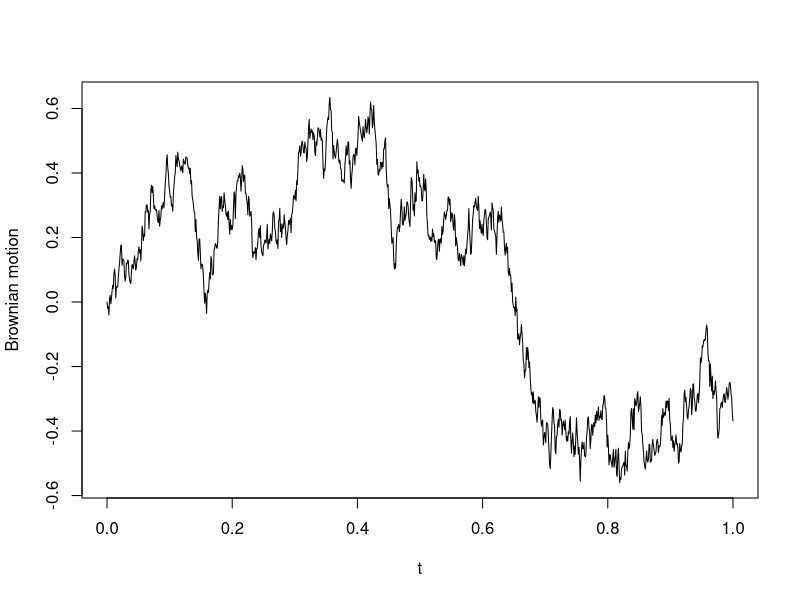
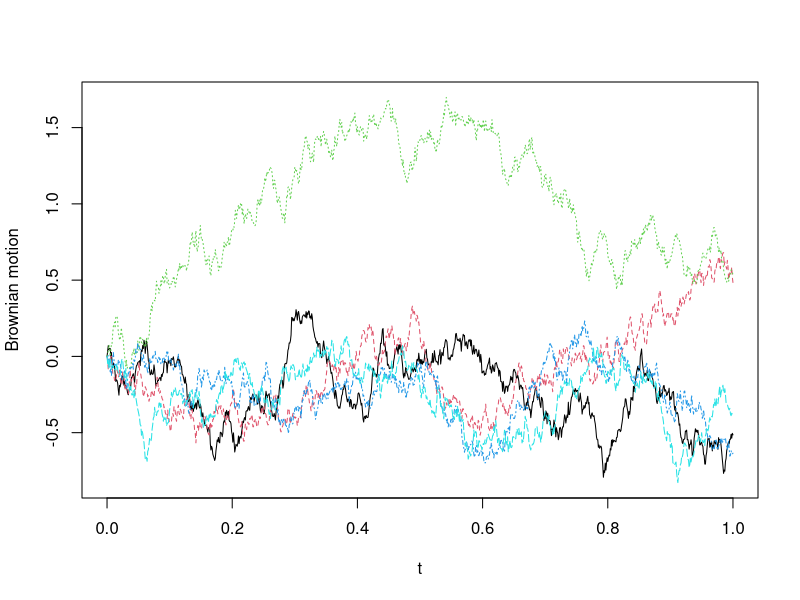
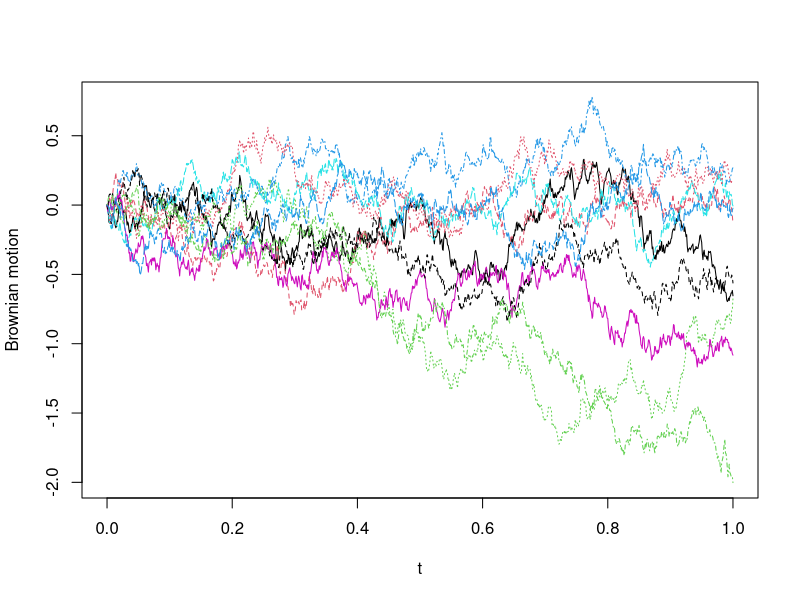
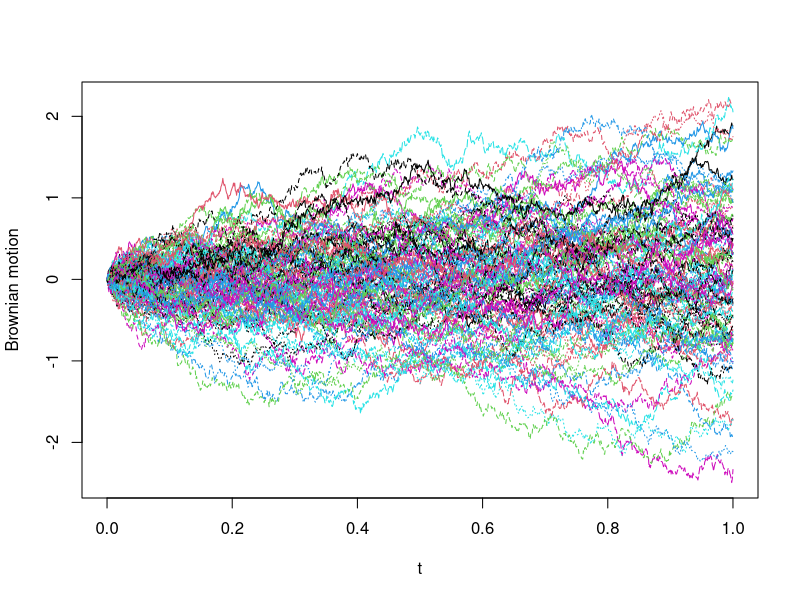

Reproduce these figures in R, in order.
#simulation of BM
BMsim = function(npaths,nSamples)
{
  p = npaths
  N = nSamples
  y = matrix(rep(0,(N+1)*p),nrow = N+1)
  t = c(0:N)/N
  
  for(j in 1 :p)
  {
    z =rnorm(N,0,1)
    y[1,j]=0 #initial state
    for(i in 1:N)
    {
      y[i+1,j]=(1/sqrt(N))*sum(z[1:i])
    }
  }
  matplot(t,y,type="l",ylab="Brownian motion")
  
}

set.seed(1)
BMsim(1,1000)
BMsim(5,1000)
BMsim(10,1000)
BMsim(100,1000)


